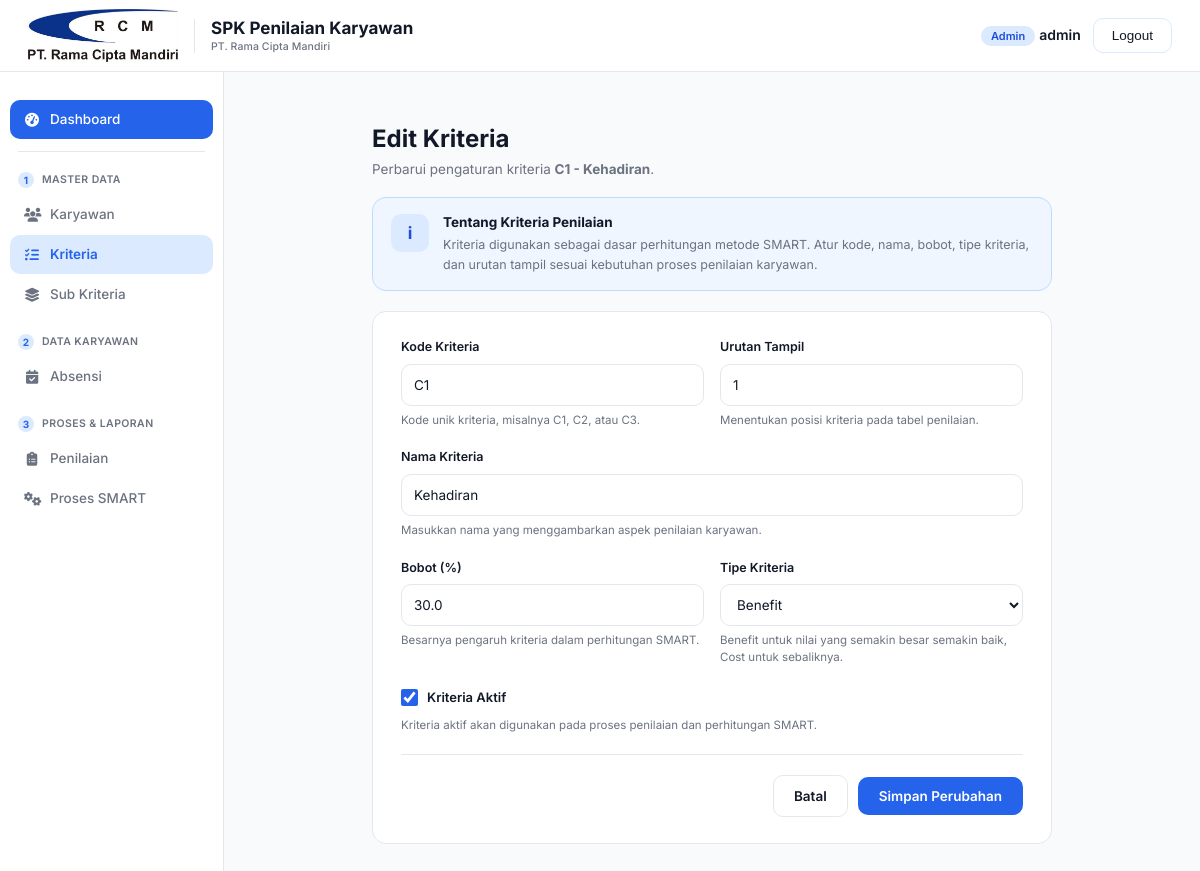
Page /admin-panel/kriteria/1/edit/ (signed in) on the committed database.
### rama_cipta_mandiri/models.py (models this page shows, shortened)
class Kriteria(models.Model):
    TIPE_CHOICES = [
        ('benefit', 'Benefit'),
        ('cost', 'Cost'),
    ]
    kode = models.CharField(max_length=10, unique=True, help_text="Kode singkat, mis. C1, C2")
    nama = models.CharField(max_length=100)
    bobot = models.FloatField(help_text="Bobot kriteria dalam persen (0-100), total semua kriteria aktif idealnya = 100")
    tipe = models.CharField(max_length=10, choices=TIPE_CHOICES)
    urutan = models.PositiveIntegerField(default=0, help_text="Urutan tampil kriteria")
    aktif = models.BooleanField(default=True, help_text="Nonaktifkan kriteria tanpa menghapus data historisnya")
    class Meta:
        verbose_name = "Kriteria"
        verbose_name_plural = "Kriteria"
        ordering = ['urutan', 'kode']

### rama_cipta_mandiri/views/admin/kriteria_subkriteria.py (the view)
# urls.py: path('admin-panel/kriteria/<int:pk>/edit/', admin.kriteria_update, name='kriteria_update'),
@superuser_required
def kriteria_update(request, pk):
    kriteria = get_object_or_404(Kriteria, pk=pk)
    if request.method == 'POST':
        form = KriteriaForm(request.POST, instance=kriteria)
        if form.is_valid():
            form.save()
            messages.success(request, "Kriteria berhasil diperbarui.")
            return redirect('kriteria_list')
    else:
        form = KriteriaForm(instance=kriteria)
    return render(request, 'admin_panel/kriteria_form.html', {'form': form, 'mode': 'update', 'kriteria': kriteria})

### rama_cipta_mandiri/forms.py (shortened to what this page needs)
class KriteriaForm(forms.ModelForm):
    class Meta:
        model = Kriteria
        fields = ['kode', 'nama', 'bobot', 'tipe', 'urutan', 'aktif']
        widgets = {
            'kode': forms.TextInput(attrs={'class': 'form-control', 'placeholder': 'C1'}),
            'nama': forms.TextInput(attrs={'class': 'form-control'}),
            'bobot': forms.NumberInput(attrs={'class': 'form-control', 'step': '0.01', 'min': 0, 'max': 100}),
            'tipe': forms.Select(attrs={'class': 'form-select'}),
            'urutan': forms.NumberInput(attrs={'class': 'form-control'}),
            'aktif': forms.CheckboxInput(attrs={'class': 'form-check-input'}),
        }

### rama_cipta_mandiri/templates/admin_panel/kriteria_form.html (shortened to what this page needs)
{% extends 'base.html' %}
{% block content %}
<div class="kriteria-form-page">
    <div class="page-header kriteria-form-header">
        <h1>{% if mode == 'create' %}Tambah Kriteria{% else %}Edit Kriteria{% endif %}</h1>
        <p>
            {% if mode == 'create' %}
                Tambahkan kriteria baru yang akan digunakan dalam proses penilaian karyawan.
            {% else %}
                Perbarui pengaturan kriteria <strong>{{ kriteria.kode }} - {{ kriteria.nama }}</strong>.
            {% endif %}
        </p>
    </div>
    <div class="kriteria-info">
        <div class="kriteria-info-icon">i</div>
        <div class="kriteria-info-content">
            <h3>Tentang Kriteria Penilaian</h3>
            <p>
                Kriteria digunakan sebagai dasar perhitungan metode SMART. Atur kode, nama, bobot, tipe kriteria, dan urutan tampil sesuai kebutuhan proses penilaian karyawan.
            </p>
        </div>
    </div>
    <div class="kriteria-form-container">
        <form method="post" novalidate class="kriteria-form">
            <div class="form-row">
                <div class="form-group">
                    <label for="{{ form.kode.id_for_label }}">Kode Kriteria</label>
                    {{ form.kode }}
                    <p class="field-hint">Kode unik kriteria, misalnya C1, C2, atau C3.</p>
                </div>
                <div class="form-group">
                    <label for="{{ form.urutan.id_for_label }}">Urutan Tampil</label>
                    {{ form.urutan }}
                    <p class="field-hint">Menentukan posisi kriteria pada tabel penilaian.</p>
                </div>
            </div>
            <div class="form-group">
                <label for="{{ form.nama.id_for_label }}">Nama Kriteria</label>
                {{ form.nama }}
                <p class="field-hint">Masukkan nama yang menggambarkan aspek penilaian karyawan.</p>
            </div>
            <div class="form-row">
                <div class="form-group">
                    <label for="{{ form.bobot.id_for_label }}">Bobot (%)</label>
                    {{ form.bobot }}
                    <p class="field-hint">Besarnya pengaruh kriteria dalam perhitungan SMART.</p>
                </div>
                <div class="form-group">
                    <label for="{{ form.tipe.id_for_label }}">Tipe Kriteria</label>
                    {{ form.tipe }}
                    <p class="field-hint">Benefit untuk nilai yang semakin besar semakin baik, Cost untuk sebaliknya.</p>
                </div>
            </div>
            <div class="form-group form-group-checkbox">
                <label for="{{ form.aktif.id_for_label }}">
                    {{ form.aktif }}
                    Kriteria Aktif
                </label>
                <p class="field-hint">Kriteria aktif akan digunakan pada proses penilaian dan perhitungan SMART.</p>
            </div>
            <div class="form-actions kriteria-form-actions">
                <a href="{% url 'kriteria_list' %}" class="btn btn-outline">Batal</a>
                <button type="submit" class="btn btn-primary">
                    {% if mode == 'create' %}Simpan Kriteria{% else %}Simpan Perubahan{% endif %}
                </button>
            </div>
        </form>
    </div>
</div>
{% endblock %}

### rama_cipta_mandiri/templates/base.html (shortened to what this page needs)
{% load static %}
<!DOCTYPE html>
<html lang="id">
<head>
    <link rel="stylesheet" href="https://cdnjs.cloudflare.com/ajax/libs/font-awesome/6.5.1/css/all.min.css">
    <link rel="stylesheet" href="https://cdn.jsdelivr.net/npm/bootstrap-icons@1.11.3/font/bootstrap-icons.min.css">
    <link rel="stylesheet" href="{% static 'css/base.css' %}">
</head>
<body>
    <div class="topbar">
        <div class="topbar-brand">
                <div class="topbar-logo">
                    <img src="{% static 'img/logo-rcm.jpeg' %}" alt="PT. Rama Cipta Mandiri">
                </div>
                <div class="topbar-app-name">
                    <span>SPK Penilaian Karyawan</span>
                    <small>PT. Rama Cipta Mandiri</small>
                </div>
            </div>
        {% if user.is_authenticated %}
        <div class="topbar-user">
            <span class="role-badge">{% if user.is_superuser %}Admin{% else %}Karyawan{% endif %}</span>
            <span class="username">{{ user.get_full_name|default:user.username }}</span>
            <button type="button" class="logout-btn" onclick="openLogoutModal()">Logout</button>
        </div>
        {% endif %}
    </div>
    {% if user.is_authenticated %}
        {% if user.is_superuser %}
            {% include 'partials/sidebar_admin.html' %}
        {% else %}
            {% include 'partials/sidebar_karyawan.html' %}
        {% endif %}
    {% endif %}
    <div class="main-content">
        {% block content %}{% endblock %}
    </div>
</body>
</html>

### rama_cipta_mandiri/static/css/base.css (style rules this page uses)
:root { --brand-700: #1D4ED8; --brand-600: #2563EB; --brand-500: #3B82F6; --brand-100: #DBEAFE; --blue-600: #2563EB; --blue-100: #DBEAFE; --purple-600: #7C3AED; --purple-100: #EDE9FE; --ink-900: #111827; --ink-600: #6B7280; --ink-300: #E5E7EB; --ink-100: #F3F4F6; --bg: #F8FAFC; --surface: #FFFFFF; --status-sangat-baik: #16A34A; --status-baik: #65A30D; --status-cukup: #D97706; --status-kurang: #EA580C; --status-sangat-kurang: #DC2626; --font-heading: 'Inter', sans-serif; --font-body: 'Inter', sans-serif; --sidebar-width: 224px; --topbar-height: 72px; --radius-lg: 14px; --radius-md: 10px; }
* { box-sizing: border-box; margin: 0; padding: 0; }
body { background: var(--bg); color: var(--ink-900); font-family: var(--font-body); font-size: 14px; line-height: 1.5; }
h1, h2, h3, h4, h5, h6 { font-family: var(--font-heading); color: var(--ink-900); font-weight: 700; line-height: 1.25; }
a { text-decoration: none; color: inherit; }
.topbar { position: fixed; top: 0; left: 0; right: 0; height: var(--topbar-height); background: var(--surface); color: var(--ink-900); display: flex; align-items: center; justify-content: space-between; padding: 0 28px; z-index: 100; border-bottom: 1px solid var(--ink-300); }
.topbar-brand { display: flex; align-items: center; gap: 12px; font-family: var(--font-heading); font-weight: 700; font-size: 18px; }
.topbar-brand { display: flex; align-items: center; height: 100%; gap: 16px; }
.topbar-logo { width: 150px; height: 58px; display: flex; align-items: center; justify-content: center; flex-shrink: 0; overflow: hidden; }
.topbar-logo img { display: block; width: 100%; height: 100%; object-fit: contain; object-position: center; }
.topbar-app-name { display: flex; flex-direction: column; justify-content: center; gap: 1px; line-height: 1.25; }
.topbar-app-name span { color: var(--ink-900); font-size: 17px; font-weight: 700; white-space: nowrap; }
.topbar-app-name small { color: var(--ink-600); font-size: 10.5px; font-weight: 500; letter-spacing: .01em; }
.topbar-user .role-badge { font-size: 11px; font-weight: 600; padding: 3px 10px; border-radius: 20px; background: var(--brand-100); color: var(--brand-700); }
.topbar-user .username { font-weight: 600; color: var(--ink-900); }
.topbar-user .logout-btn { background: var(--surface); border: 1px solid var(--brand-100); color: var(--ink-900); padding: 9px 18px; border-radius: var(--radius-md); font-size: 13.5px; font-weight: 500; cursor: pointer; margin-left: 8px; transition: border-color 0.15s, background 0.15s; }
.btn { display: inline-flex; align-items: center; justify-content: center; gap: 8px; padding: 10px 20px; border-radius: var(--radius-md); font-size: 13.5px; font-weight: 600; font-family: var(--font-body); border: 1px solid transparent; cursor: pointer; transition: background 0.15s, border-color 0.15s, color 0.15s; }
.btn-primary { background: var(--brand-600); color: #fff; }
.btn-outline { background: var(--surface); border-color: var(--ink-300); color: var(--ink-900); }
.form-group { margin-bottom: 16px; }
.form-row { display: grid; grid-template-columns: 1fr 1fr; gap: 16px; }
.form-group label { display: block; font-size: 13px; font-weight: 600; color: var(--ink-900); margin-bottom: 6px; }
.form-group input[type="text"], .form-group input[type="number"], .form-group input[type="date"], .form-group input[type="password"], .form-group select, .form-group textarea { width: 100%; padding: 9px 12px; border: 1px solid var(--ink-300); border-radius: var(--radius-md); font-family: var(--font-body); font-size: 13.5px; color: var(--ink-900); background: var(--surface); }
.form-group-checkbox label { display: flex; align-items: center; gap: 8px; font-weight: 500; }
.form-group-checkbox input { width: auto; }
.field-hint { font-size: 12px; color: var(--ink-600); margin-top: 4px; }
.form-actions { display: flex; justify-content: flex-end; gap: 10px; margin-top: 20px; padding-top: 16px; border-top: 1px solid var(--ink-300); }
.main-content { margin-left: var(--sidebar-width); margin-top: var(--topbar-height); padding: 32px 36px; min-height: calc(100vh - var(--topbar-height)); }
.page-header { margin-bottom: 26px; }
.page-header h1 { font-size: 24px; font-weight: 700; }
.page-header p { color: var(--ink-600); margin-top: 6px; font-size: 13.5px; }

### rows in the picture
Kriteria: kode "C1", nama "Kehadiran", urutan "1", bobot "30.0", tipe "Benefit", aktif "☑"

### other values in the picture
{{ user.get_full_name|default:user.username }} "admin"
